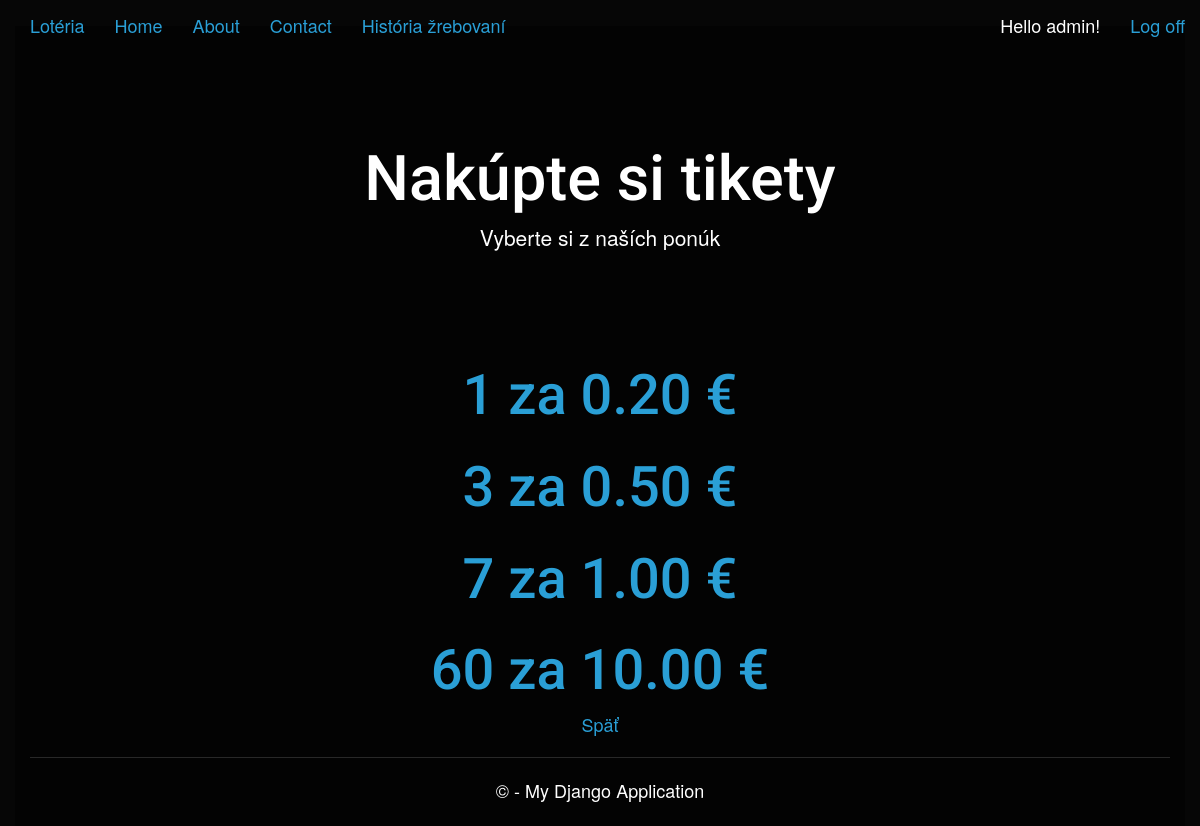
The page /buy (signed in) on the database its author committed.
### app/models.py (models this page shows)
class NakupnyPlan(models.Model):
    cena = models.DecimalField(max_digits=10,decimal_places=2)
    pocetTiketov = models.IntegerField()
    text = models.CharField(max_length=200)

### app/views.py (the view)
# urls.py: url(r'^buy$', app.views.nakupTikety, name='buy'),
def nakupTikety(request):
    plany = NakupnyPlan.objects.all()
    return render(request,'app/buy.html',{
        'plany': plany,
    }
    )

### app/templates/app/buy.html
﻿{% extends "app/layout.html" %}
{% block content %}
<div class="centering jumbotron" style="background:rgba(0,0,0,0)">
    <h1>Nakúpte si tikety</h1>
    <p class="lead">Vyberte si z naších ponúk</p>
</div>
{% for ponuka in plany %}
<div class="centering row">
    <h1><a href="{% url 'kupujem'%}?id={{ ponuka.pk }}">{{ ponuka.pocetTiketov }} za {{ ponuka.cena }} €</a></h1>
</div>
{% endfor %}
<p><a href="{% url 'home' %}">Späť</a></p>
{% endblock %}

### app/templates/app/loginpartial.html (shortened to what this page needs)
{% block loginPartial %}
{% if user.is_authenticated %}
<form id="logoutForm" action="/logout" method="post" class="navbar-right">
    <ul class="nav navbar-nav navbar-right">
        <li><span class="navbar-brand">Hello {{ user.username }}!</span></li>
        <li><a href="javascript:document.getElementById('logoutForm').submit()">Log off</a></li>
    </ul>
</form>
{% else %}
<ul class="nav navbar-nav navbar-right">
    <li><a href="{% url 'login' %}">Log in</a></li>
</ul>
{% endif %}
{% endblock %}

### app/static/app/content/site.css (style rules this page uses)
.centering { text-align: center; }
html,body { height:100%; color:white; font-size: large; font-family: "Helvetica Neue", Helvetica, Arial, sans-serif; }

### rows shown on the page
NakupnyPlan: pocetTiketov "1", cena "0.20"
NakupnyPlan: pocetTiketov "3", cena "0.50"
NakupnyPlan: pocetTiketov "7", cena "1.00"
NakupnyPlan: pocetTiketov "60", cena "10.00"

### other values the page prints
{{ user.username }} "admin"
